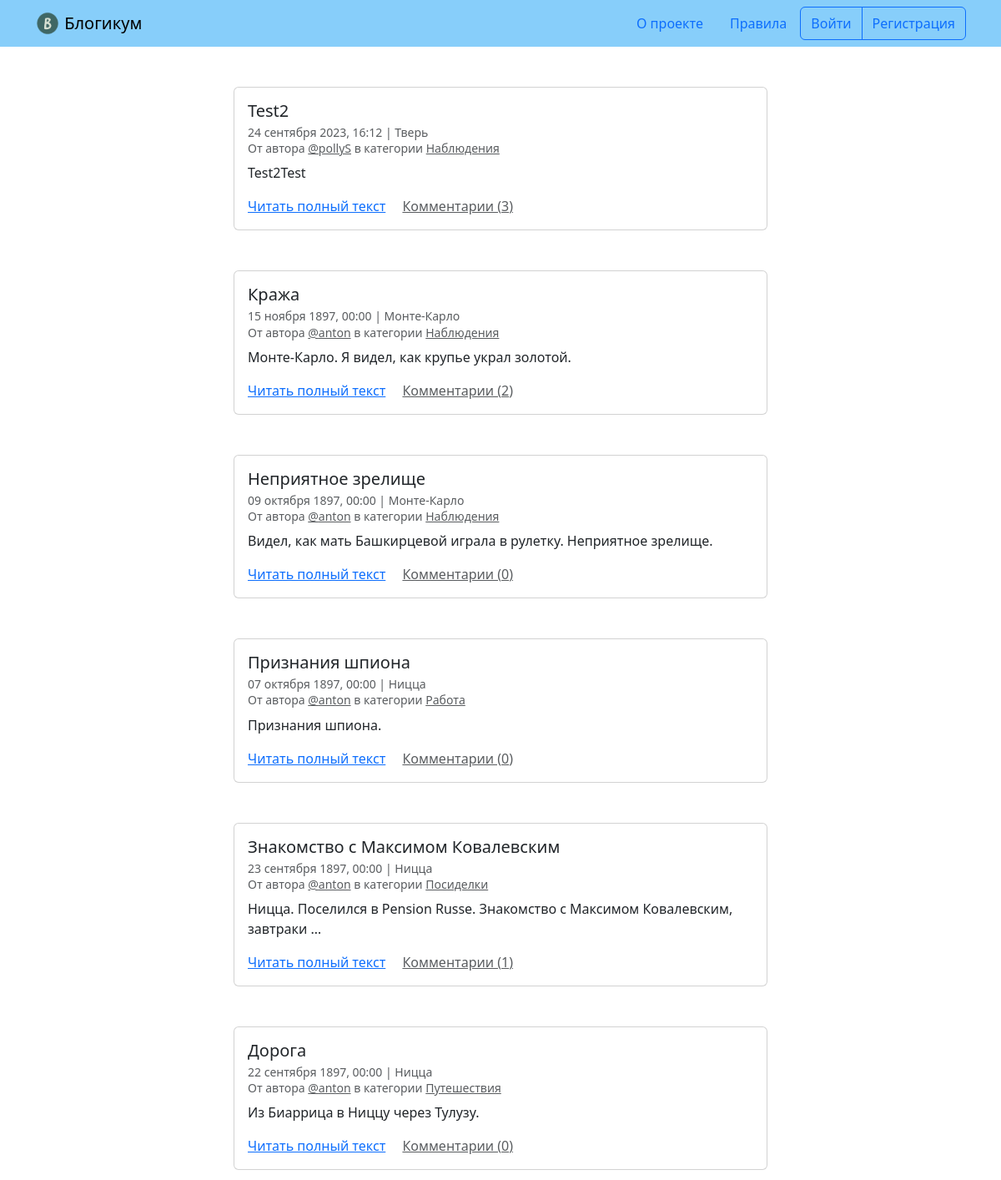
Before: / (upper part) with the older database file.
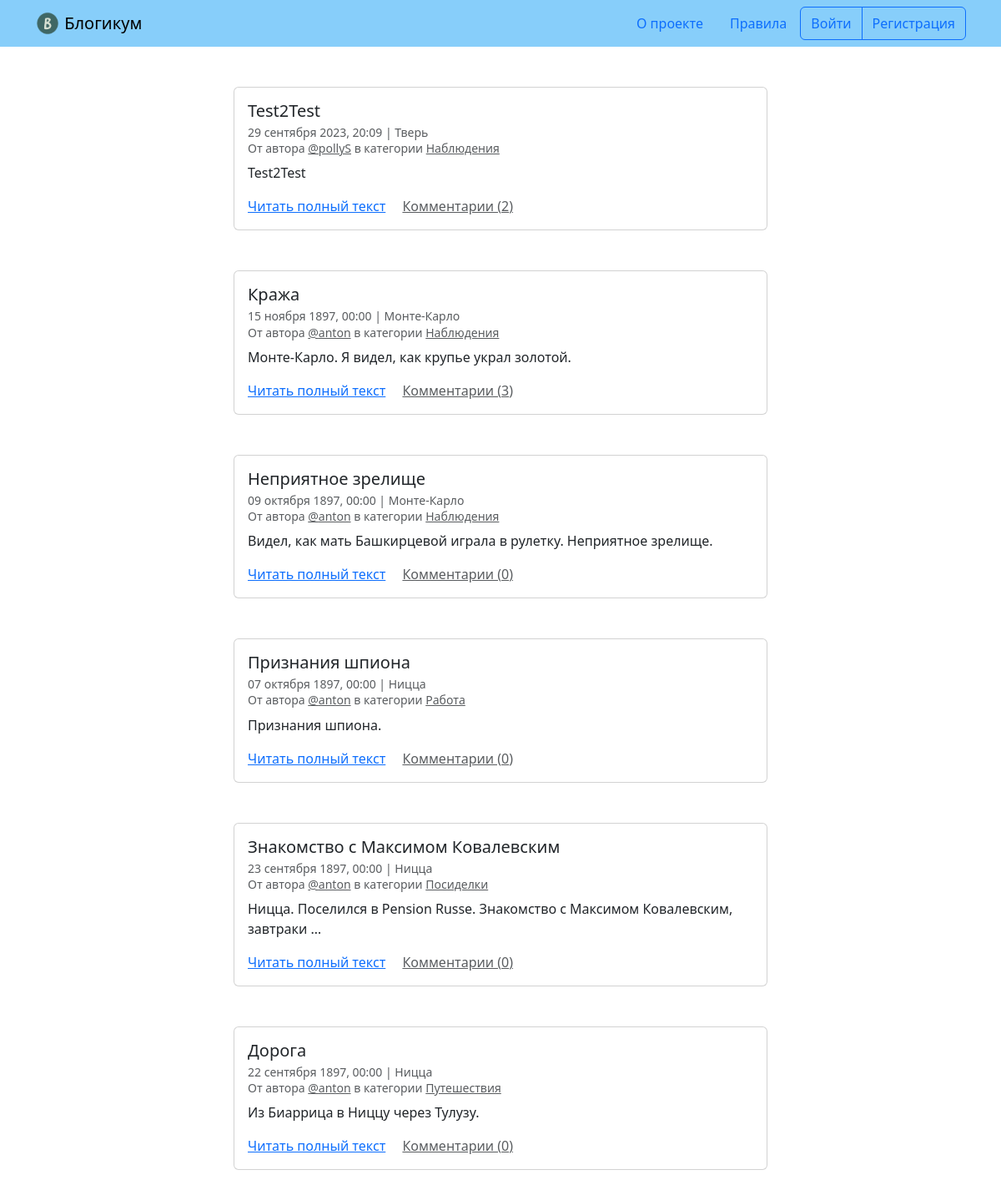
After: the same page with the newer database file.
### blog/models.py (models this page shows, shortened)
class Post(PublishedModel):
    author = models.ForeignKey(
        User,
        on_delete=models.CASCADE,
        verbose_name='Автор публикации'
    )
    title = models.CharField(max_length=256, verbose_name='Заголовок')
    text = models.TextField(verbose_name='Текст')
    pub_date = models.DateTimeField(
        verbose_name='Дата и время публикации',
        help_text='Если установить дату и время в будущем — '
                  'можно делать отложенные публикации.')
    location = models.ForeignKey(
        Location,
        on_delete=models.SET_NULL,
        blank=True,
        null=True,
        verbose_name='Местоположение'
    )
    category = models.ForeignKey(
        Category,
        on_delete=models.SET_NULL,
        null=True,
        verbose_name='Категория'
    )
    objects = models.Manager()
    sorting_objects = SortingPost()
    image = models.ImageField(
        'Изображение', upload_to='posts_images', blank=True)
    class Meta:
        verbose_name = 'публикация'
        verbose_name_plural = 'Публикации'
    @property
    def comment_count(self):
        return self.comments.count()

class Location(PublishedModel):
    name = models.CharField(max_length=256, verbose_name='Название места')
    class Meta:
        verbose_name = 'местоположение'
        verbose_name_plural = 'Местоположения'

class Category(PublishedModel):
    title = models.CharField(max_length=256, verbose_name='Заголовок')
    description = models.TextField(verbose_name='Описание')
    slug = models.SlugField(
        unique=True,
        verbose_name='Идентификатор',
        help_text='Идентификатор страницы для URL; '
                  'разрешены символы латиницы, цифры, '
                  'дефис и подчёркивание.')
    class Meta:
        verbose_name = 'категория'
        verbose_name_plural = 'Категории'

### blog/views.py (the view)
# urls.py: path('', views.index, name='index'),
def index(request):
    template_name = 'blog/index.html'
    page_obj = Post.sorting_objects.select_related(
        'author', 'location', 'category'
    ).filter(category__is_published=True
             ).order_by('-pub_date')
    paginator = Paginator(page_obj, 10)
    page_number = request.GET.get('page')
    page_obj = paginator.get_page(page_number)
    context = {'page_obj': page_obj}
    return render(request, template_name, context)

### blog/models.py (called while the page is built)
    def get_queryset(self):
        return super(SortingPost, self).get_queryset(
        ).select_related(
            'author', 'location', 'category'
        ).filter(
            pub_date__date__lte=timezone.now(),
            is_published=True
        )

### templates/blog/index.html (shortened to what this page needs)
{% extends "base.html" %}
{% block content %}
  {% for post in page_obj %}
    <article class="mb-5">
      {% include "includes/post_card.html" %}
    </article>
  {% endfor %}
{% endblock %}

### templates/includes/post_card.html (shortened to what this page needs)
<div class="col d-flex justify-content-center">
  <div class="card" style="width: 40rem;">
    <div class="card-body">
      <h5 class="card-title">{{ post.title }}</h5>
      <h6 class="card-subtitle mb-2 text-muted">
        <small>
          {{ post.pub_date|date:"d E Y, H:i" }} | {% if post.location and post.location.is_published %}{{ post.location.name }}{% else %}Планета Земля{% endif %}<br>
          От автора <a class="text-muted" href="{% url 'blog:profile' post.author %}">@{{ post.author.username }}</a> в
          категории {% include "includes/category_link.html" %}
        </small>
      </h6>
      <p class="card-text">{{ post.text|truncatewords:10 }}</p>
      <a href="{% url 'blog:post_detail' post.id %}" class="card-link">Читать полный текст</a>
      <a href="{% url 'blog:post_detail' post.id %}" class="card-link text-muted">Комментарии ({{ post.comment_count }})</a>
    </div>
  </div>
</div>

### templates/includes/category_link.html
<a class="text-muted" href="{% url 'blog:category_posts' post.category.slug %}">
  {{ post.category.title }}
</a>

Changed rows visible on the page:
changed Post "Test2Test": title "Test2" → "Test2Test"; pub_date "24 сентября 2023, 16:12" → "29 сентября 2023, 20:09"; comment_count "3" → "2"
computed for Post "Кража": comment_count "2" → "3"
computed for Post "Знакомство с Максимом Ковалевским": comment_count "1" → "0"
